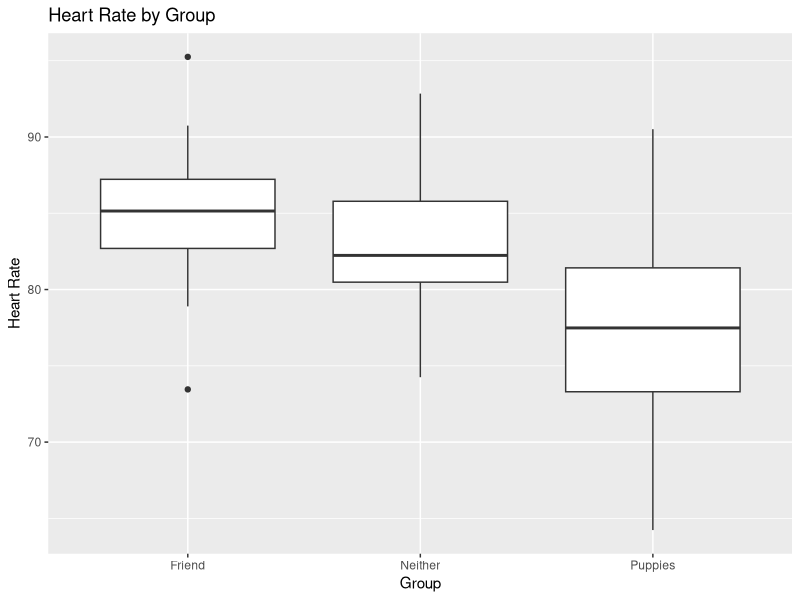
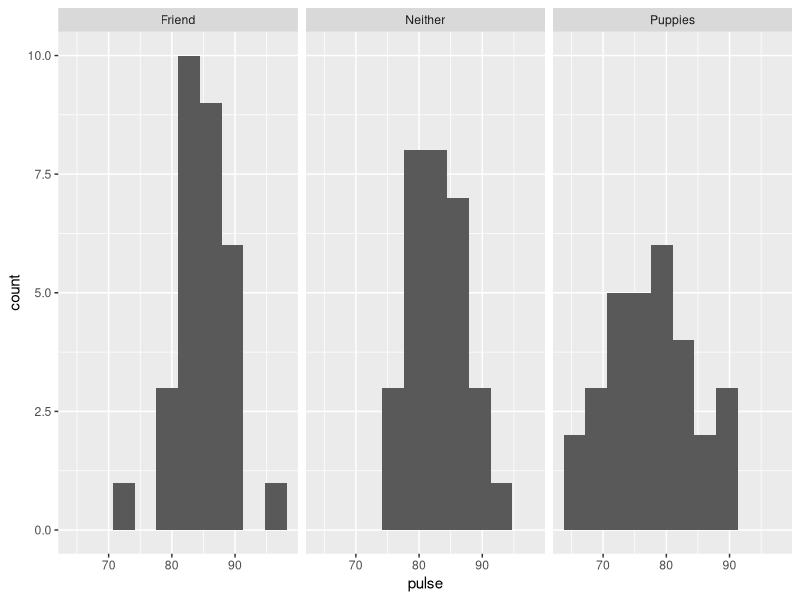
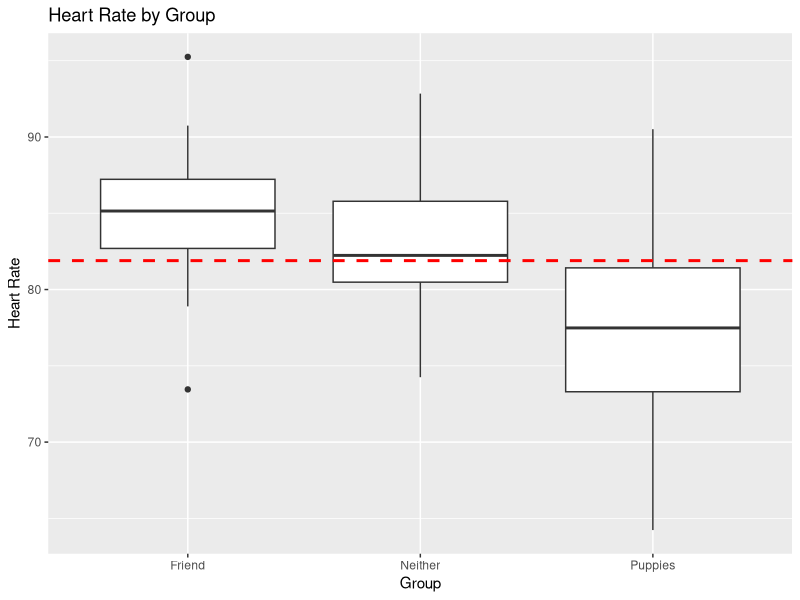
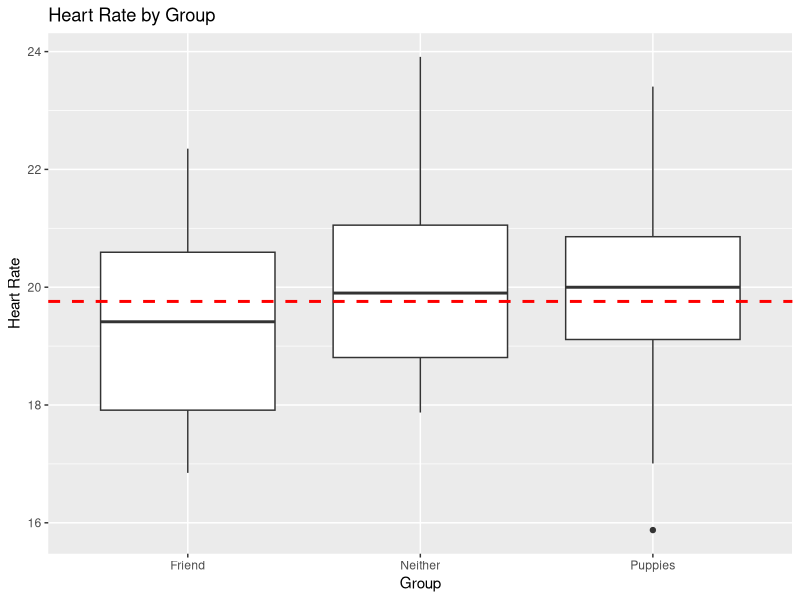
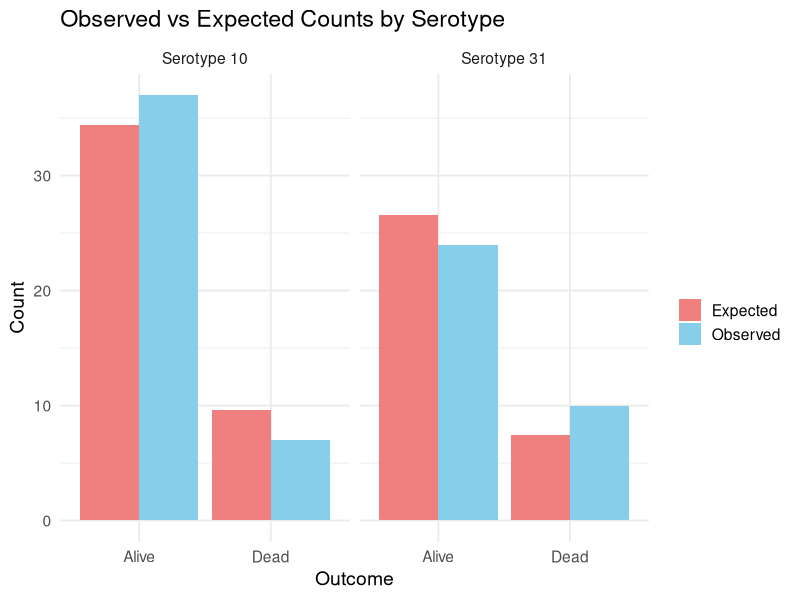

Write R code to recreate these figures, in order.
## ---- chunk 1
#|fig-alt: "A boxplot with three boxes titled Heart Rate by Group, where the x-axis is labelled Group with three categories: Friend, Neither, and Puppies. The y-axis is labelled Heart Rate and ranges from 72 to 97. The box above Friend goes from 82.5 to 87.5, with its mean at 85; the lines go from 79 to 91 and there are two outliers at about 91 and 74. The box above Neither goes from 80 to 86, with its mean at 82; the lines go from 74 to 93 and there are no outliers. THe box above Puppies goes from 74 to 81 with its mean at 78; the lines go from 66 to 91 and there are no outliers."

library(tidyverse)
library(ggplot2)

# Set seed for reproducibility
set.seed(123)

# Simulate data: 30 people per group
puppies <- rnorm(30, mean=78, sd=7)  # lower pulse for those with puppies
neither <- rnorm(30, mean=82, sd=5)    # pulse for those alone
friends <- rnorm(30, mean=85, sd=5)  # pulse for those chatting with a friend

# Combine into a data frame
pulse_data <- data.frame(
  pulse = c(friends, neither, puppies),
  group = factor(rep(c("Friend", "Neither", "Puppies"), each=30))
)

ggplot(data = pulse_data, mapping = aes(x = group, y = pulse)) +
  geom_boxplot() + 
  scale_colour_brewer(palette = "Set1") +
  labs(
   y="Heart Rate",
   x="Group",
   title="Heart Rate by Group"
  )
## ---- chunk 2
#| echo: false
#| eval: true
pulse_data |>
  ggplot(mapping = aes(x = pulse)) + 
  geom_histogram(bins=10) +
  facet_wrap(~group)
## ---- chunk 3
# anova in R:
summary(aov(pulse ~ group, data = pulse_data))
## ---- chunk 4
#|fig-alt: "A boxplot with three boxes titled Heart Rate by Group, where the x-axis is labelled Group with three categories: Friend, Neither, and Puppies. The y-axis is labelled Heart Rate and ranges from 72 to 97. The box above Friend goes from 82.5 to 87.5, with its mean at 85; the lines go from 79 to 91 and there are two outliers at about 91 and 74. The box above Neither goes from 80 to 86, with its mean at 82; the lines go from 74 to 93 and there are no outliers. THe box above Puppies goes from 74 to 81 with its mean at 78; the lines go from 66 to 91 and there are no outliers. There is a red dashed line at y=82."

# calculate grand mean
grand_mean <- mean(pulse_data$pulse)

ggplot(data = pulse_data, mapping = aes(x = group, y = pulse)) +
  geom_boxplot() + 
  geom_hline(yintercept = grand_mean, linetype = "dashed", color = "red", size = 1) +
  scale_colour_brewer(palette = "Set1") +
  labs(
   y="Heart Rate",
   x="Group",
   title="Heart Rate by Group"
  )
## ---- chunk 5
#| echo: false
#|fig-alt: "A boxplot with three boxes titled Heart Rate by Group, where the x-axis is labelled Group with three categories: Friend, Neither, and Puppies. The y-axis is labelled Heart Rate and ranges from 16 to 24. The box above Friend goes from 18 to 21, with its mean at 19.5; the lines go from 17 to 22 and there are two no outliers. The box above Neither goes from 19 to 21, with its mean at 20; the lines go from 18 to 24 and there are no outliers. THe box above Puppies goes from 19 to 21 with its mean at 20; the lines go from 17 to 23 and there is an outlier at 16. There is a red dashed line at y=19.5."
set.seed(343)

n <- 25

dog  <- rnorm(n, mean = 20.05, sd = 2)
cat  <- rnorm(n, mean = 19.75, sd = 2)
none <- rnorm(n, mean = 20, sd = 2)

pulse_data_v2 <- data.frame(
  pulse = c(dog, cat, none),
  group = factor(rep(c("Friend","Neither","Puppies"), each = n))
)

# calculate grand mean
grand_mean <- mean(pulse_data_v2$pulse)

ggplot(pulse_data_v2, aes(x = group, y = pulse)) +
  geom_boxplot() +
  geom_hline(yintercept = grand_mean, linetype = "dashed", color = "red", size = 1) +
  labs(
   y="Heart Rate",
   x="Group",
   title="Heart Rate by Group"
  )
## ---- chunk 6
#| echo: true
anova_model <- aov(pulse ~ group, data = pulse_data_v2)
summary(anova_model)
## ---- chunk 7
# Load necessary packages
library(knitr)
library(kableExtra)

# Example data
data <- data.frame(
  Serotype = c("Serotype 10", "Serotype 31", "Total"),
  Alive = c(37, 24, 61),
  Dead = c(7, 10, 17),
  Total = c(44, 34, 78)
)

## ---- chunk 8
# Example data
data <- data.frame(
  Serotype = c("Serotype 10", "Serotype 31", "Total"),
  Alive = c("?", "?", 61),
  Dead = c("?", "?", 17),
  Total = c(44, 34, 78)
)


## ---- chunk 9
#| echo: true
# Compute expected count under independence
expected_10_alive <- (44/78) * (61/78) * 78
expected_10_alive
## ---- chunk 10
#| fig-alt: "A figure with two panels, titled Observed vs Expected Counts by Serotype. The y-axis is labelled Count and the x-axis for each panel is labeled Outcome with options Alive and Dead. In the left panel, the subtitle is Serotype 10; above Alive there is a red bar with count 34 and a blue bar with count 37 and above Dead there is a red bar with count 9 and a blue bar with count 7. In the right panel, the subtitle is Serotype 31; above Alive there is a red bar with count 26 and a blue bar with count 24 and above Dead there is a red bar with count 7 and a blue bar with count 10."


library(dplyr)
library(tidyr)
library(ggplot2)

# Observed data
obs_data <- data.frame(
  Serotype = c("Serotype 10", "Serotype 31"),
  Alive = c(37, 24),
  Dead = c(7, 10)
)

# Reshape to long format
obs_long <- obs_data %>%
  pivot_longer(cols = Alive:Dead, names_to = "Outcome", values_to = "Observed")

# Compute expected counts under independence
total_alive <- sum(obs_data$Alive)
total_dead <- sum(obs_data$Dead)
total_serotype <- rowSums(obs_data[, 2:3])
N <- sum(total_serotype)

expected_alive <- (total_serotype / N) * total_alive
expected_dead <- (total_serotype / N) * total_dead

exp_data <- data.frame(
  Serotype = obs_data$Serotype,
  Alive = expected_alive,
  Dead = expected_dead
) %>%
  pivot_longer(cols = Alive:Dead, names_to = "Outcome", values_to = "Expected")

# Combine observed and expected
plot_data <- obs_long %>%
  left_join(exp_data, by = c("Serotype", "Outcome")) %>%
  pivot_longer(cols = c(Observed, Expected), names_to = "Type", values_to = "Count")

# Plot observed vs expected
ggplot(plot_data, aes(x = Outcome, y = Count, fill = Type)) +
  geom_col(position = "dodge") +
  facet_wrap(~Serotype) +
  scale_fill_manual(values = c("Observed" = "skyblue", "Expected" = "lightcoral")) +
  theme_minimal(base_size = 14) +
  labs(
    title = "Observed vs Expected Counts by Serotype",
    y = "Count",
    x = "Outcome",
    fill = ""
  )
## ---- chunk 11
data <- matrix(c(37, 7, 24, 10), 
               byrow = T, nrow = 2)
data
chisq.test(data)
